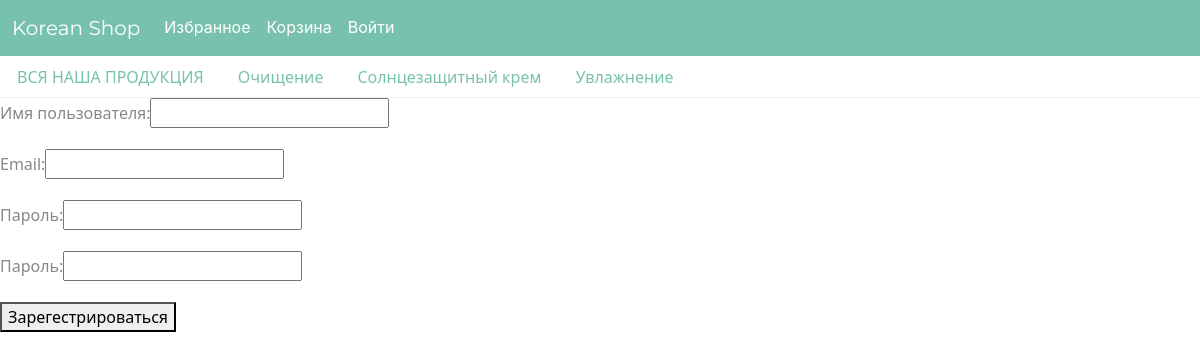
Screenshot of /register/ with the database file from the repository.
### goods/models.py (models this page shows, shortened)
class Category(models.Model):
    name = models.CharField(max_length=255, null=True, verbose_name='Название категории')
    slug = models.SlugField(max_length=255, unique=True, db_index=True, verbose_name='Слаг')
    def get_absolute_url(self):
        return reverse('category', kwargs={'cat_slug': self.slug})
    class Meta:
        verbose_name = 'Категория'
        verbose_name_plural = "Категории"
        ordering = ['name']

### goods/views.py (the view, shortened to what this page needs)
# urls.py: path("register/", RegisterUser.as_view() , name="register"),
class RegisterUser(DataMixin, CreateView):
    form_class = RegisterUserForm
    template_name = 'goods/register.html'
    def get_context_data(self, **kwargs):
        context = super().get_context_data(**kwargs)
        exctra_con = self.get_user_context(title='Регистрация')
        return dict(list(context.items()) + list(exctra_con.items()))

### goods/forms.py
class RegisterUserForm(UserCreationForm):
    username = forms.CharField(label='Имя пользователя', widget=forms.TextInput(attrs={'class':'form-input'}))
    email = forms.EmailField(label='Email', widget=forms.EmailInput(attrs={'class':'form-input'}) )
    password1 = forms.CharField(label='Пароль', widget=forms.PasswordInput(attrs={'class':'form-input'}))
    password2 = forms.CharField(label='Пароль', widget=forms.PasswordInput(attrs={'class':'form-input'}))
    class Meta:
        model = User # прописываем с какой моделью работаем
        fields = ('username', 'email','password1', 'password2') # прописываем те поля которые мы хотим чтобы отображались

### basket/forms.py
class AddToBasketForm(forms.Form):
    quantity = forms.TypedChoiceField(choices=QUANTITY_CHOICES, coerce=int, label='ш.т.')
    update = forms.BooleanField(required=False, initial=False, widget=forms.HiddenInput)

### basket/context_processors.py (called while the page is built)
def basket(request):
    return {'basket': Basket(request)}

### goods/utils.py (called while the page is built)
    def get_user_context(self, **kwargs):
        context = kwargs
        basket = AddToBasketForm() # вопросики к этому всему
        cats = Category.objects.annotate(total = Count('goods')).filter(total__gt=0)
        context['cats'] = cats
        context['menu'] = menu
        context['basket'] = basket
        return context

### goods/templates/goods/register.html (shortened to what this page needs)
{% extends 'goods/base.html' %}
{% block content %}
<form method="POST">
    {% for f in form %}
    <p><label class="form-label" for="{{ f.id_for_label }}">{{f.label}}: </label>{{ f }}</p>
    {% endfor %}
    <button type="submit">Зарегестрироваться</button>
</form>
{% endblock %}

### goods/templates/goods/base.html (shortened to what this page needs)
{% load static %}
<!doctype html>
<html lang="en">
  <head>
    <link type="text/css" href="{% static 'goods/css/bootstrap.min.css' %}" rel="stylesheet" />
    <link type="text/css" href="{% static 'goods/css/style.css' %}" rel="stylesheet" />
  </head>
  <body>
      <nav class="navbar navbar-expand-lg bg-primary" data-bs-theme="dark">
        <div class="container-fluid">
          <a class="navbar-brand" href="{% url 'home' %}">Korean Shop</a>
          <div class="collapse navbar-collapse" id="navbarColor01">
            <ul class="navbar-nav me-auto">
              {% for m in menu %}
              <li class="nav-item">
                <a class="nav-link active" href="{% url m.url_name %}">{{m.title}}</a>
              </li>
              {% endfor %}
              {% if request.user.is_authenticated %}
              <li class="nav-item">
                <a class="nav-link active" aria-current="page" href="{{ user.profile.get_absolute_url }}">Профиль</a>
              </li>
              {% else %}
              <li class="nav-item">
                <a class="nav-link active" aria-current="page" href="{% url 'login' %}">Войти</a>
              </li>
              {% endif %}
            </ul>
          </div>
        </div>
      </nav>
 <ul class="nav nav-tabs" role="tablist">
  <li class="nav-item" role="presentation">
  {% if cat_selected == 0  %}
  <a class="nav-link active" data-bs-toggle="tab" href="{% url 'home' %}" aria-selected="true" role="tab">ВСЯ НАША ПРОДУКЦИЯ</a>
  {% else %}
  <a class="nav-link" data-bs-toggle="tab" href="{% url 'home' %}" aria-selected="true" role="tab">ВСЯ НАША ПРОДУКЦИЯ</a>
  {% endif %}
  </li>
  {% for c in cats %}
  {% if c.pk == cat_selected %}
    <a class="nav-link active" data-bs-toggle="tab" href="{{c.get_absolute_url}}" aria-selected="true" role="tab">{{c.name}}</a>
  {% else %}
    <a class="nav-link" data-bs-toggle="tab" href="{{c.get_absolute_url}}" aria-selected="true" role="tab">{{c.name}}</a>
  {% endif %}
  {% endfor %}
</ul>
    {% block content %}
    {% endblock %}
</body>
</html>

### goods/static/goods/css/style.css (style rules this page uses)
a { text-decoration:none; }

### rows the page displays
Category: name "Очищение"
Category: name "Солнцезащитный крем"
Category: name "Увлажнение"

### other values shown
{{ m.title }} "Избранное" "Корзина"
{{ f.label }} "Имя пользователя" "Email" "Пароль" "Пароль"
